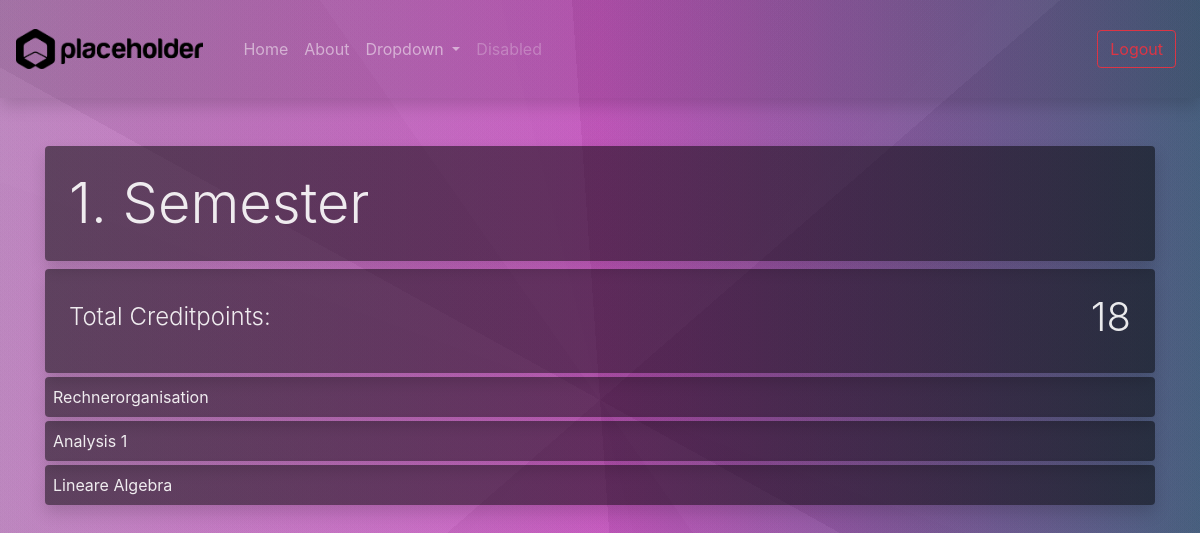
/gradebook/1/ (signed in), run on the app's committed database.
### grade_app/models.py (models this page shows, shortened)
class Gradebook(models.Model):
    owner = models.ForeignKey(settings.AUTH_USER_MODEL,
                              on_delete=models.CASCADE)
    title = models.CharField(max_length=50)
    def getGrades(self):
        return Grade.objects.filter(gradebook=self)
    def getTotalCreditpoints(self):
        x = 0
        for g in self.getGrades():
            x += g.creditpoints
        return x

class Grade(models.Model):
    gradebook = models.ForeignKey(Gradebook, on_delete=models.CASCADE)
    title = models.CharField(max_length=50)
    creditpoints = models.IntegerField(default=6)
    value = models.DecimalField(max_digits=2, decimal_places=1, default=1.0)
    weighted = models.BooleanField(default=True)

### grade_app/views.py (the view)
# urls.py: path('gradebook/<int:pk>/', GradebookView.as_view(), name='gradebook'),
@method_decorator(login_required, name='dispatch')
class GradebookView(View):
    def get(self, request, pk):
        gradebook = Gradebook.objects.get(pk=pk)
        grades = Grade.objects.filter(gradebook=gradebook)
        return render(request, 'grade_app/gradebook.html', context={'gradebook': gradebook, 'grades': grades})

### grade_app/templates/grade_app/gradebook.html (shortened to what this page needs)
{% extends 'base.html' %}
{% load static %}
{% block content %}
<div class="grade-container-dark rounded shadow">
    <h1 class="display-4 grade-font-white p-4">{{ gradebook.title }}</h1>
</div>
<div class="grade-container-dark rounded shadow">
    <div class="row align-items-center">
        <div class="col">
            <h4 class=" grade-font-white font-weight-light p-4">Total Creditpoints:</h4>
        </div>
        <div class="col">
            <h1 class=" grade-font-white p-4 font-weight-light text-right">{{ gradebook.getTotalCreditpoints }}</h1>
        </div>
    </div>
</div>
{% for grade in grades %}
<a href="{% url 'home' %}" style="text-decoration: none !important">
    <div class="my-1 p-2 grade-font-white grade-container-dark rounded shadow">
        {{ grade.title }}
    </div>
</a>
{% endfor %}
{% endblock content %}
{% block css %}
<link rel="stylesheet" type="text/css" href='{% static "grade_app/css/home.css" %}'>
{% endblock css %}

### grade_app/static/grade_app/css/base.css (style rules this page uses)
body { background: linear-gradient(319deg, rgba(97, 97, 97, 0.07) 0%, rgba(97, 97, 97, 0.07) 50%,rgba(200, 200, 200, 0.07) 50%, rgba(200, 200, 200, 0.07) 100%),linear-gradient(235deg, rgba(194, 194, 194, 0.02) 0%, rgba(194, 194, 194, 0.02) 50%,rgba(22, 22, 22, 0.02) 50%, rgba(22, 22, 22, 0.02) 100%),linear-gradient(266deg, rgba(38, 38, 38, 0.07) 0%, rgba(38, 38, 38, 0.07) 50%,rgba(175, 175, 175, 0.07) 50%, rgba(175, 175, 175, 0.07) 100%),linear-gradient(178deg, rgba(218, 218, 218, 0) 0%, rgba(218, 218, 218, 0) 50%,rgba(6, 6, 6, 0) 50%, rgba(6, 6, 6, 0) 100%),linear-gradient(72deg, rgba(138, 138, 138, 0) 0%, rgba(138, 138, 138, 0) 50%,rgba(50, 50, 50, 0) 50%, rgba(50, 50, 50, 0) 100%),linear-gradient(256deg, rgba(115, 115, 115, 0.04) 0%, rgba(115, 115, 115, 0.04) 50%,rgba(150, 150, 150, 0.04) 50%, rgba(150, 150, 150, 0.04) 100%),linear-gradient(209deg, rgba(23, 23, 23, 0.07) 0%, rgba(23, 23, 23, 0.07) 50%,rgba(170, 170, 170, 0.07) 50%, rgba(170, 170, 170, 0.07) 100%),linear-gradient(315deg, rgba(178, 178, 178, 0.02) 0%, rgba(178, 178, 178, 0.02) 50%,rgba(143, 143, 143, 0.02) 50%, rgba(143, 143, 143, 0.02) 100%),linear-gradient(20deg, rgba(74, 74, 74, 0.07) 0%, rgba(74, 74, 74, 0.07) 50%,rgba(96, 96, 96, 0.07) 50%, rgba(96, 96, 96, 0.07) 100%),linear-gradient(90deg, #ce80d1,#e34cda,#436592); min-height: 100vh; }

### grade_app/static/grade_app/css/home.css (style rules this page uses)
.grade-container-dark { background: rgba(0,0,0,0.5); transition: ease-in-out 0.1s; }
.grade-font-white { color: rgba(255,255,255,0.9); }

### data on the page
Gradebook: title "1. Semester", getTotalCreditpoints "18"
Grade: title "Rechnerorganisation"
Grade: title "Analysis 1"
Grade: title "Lineare Algebra"
